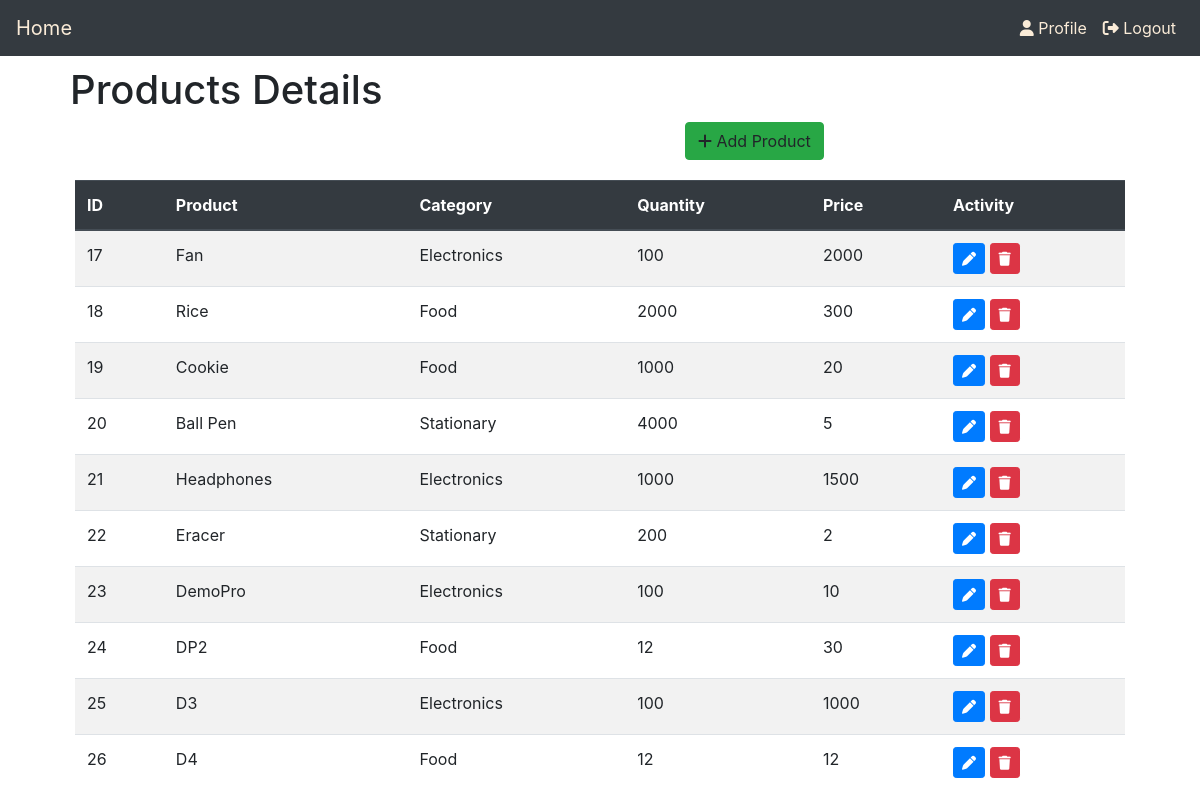
/products/ (signed in), run on the app's committed database.
### dashboard/models.py (models this page shows, shortened)
class Product(models.Model):
    name = models.CharField(max_length=100, null=True)
    quantity = models.PositiveIntegerField(null=True)
    category = models.CharField(max_length=50, choices=CATEGORY, null=True)
    unit_price = models.IntegerField(null=True)

### dashboard/views.py (the view)
# urls.py: path('products/', views.products, name='dashboard-products'),
@login_required(login_url='user-login')
def products(request):
    products = Product.objects.all()
    if request.method == 'POST':
        form = ProductForm(request.POST)
        if form.is_valid():
            form.save()
            product_name = form.cleaned_data.get('name')
            messages.success(request, f'{product_name} has been added')
            return redirect('dashboard-products')
    else:
        form = ProductForm()
    context = {
        'product': products,
        'form': form,
    }
    return render(request, 'dashboard/products.html', context)

### templates/dashboard/products.html (shortened to what this page needs)
{% extends 'partials/base.html' %}
{% load static %}
{% load crispy_forms_tags %}
{% block content %}
<html lang="en">
<head>
    <link rel="stylesheet" href="https://cdn.jsdelivr.net/npm/bootstrap@4.6.2/dist/css/bootstrap.min.css"
>
</head>
<body>
    <div class="container">
        <h1 style="padding: 10px;">
            Products Details
            <a class="btn btn-success" data-target="#addProduct" data-toggle="modal" style="margin-left: 615px;"><i
                    class="fa-solid fa-plus"></i>
                Add Product</a>
        </h1>
        <div class="col">
            <table class="table table-striped">
                <thead class="thead-dark">
                    <tr>
                        <th scope="col">ID</th>
                        <th scope="col">Product</th>
                        <th scope="col">Category</th>
                        <th scope="col">Quantity</th>
                        <th scope="col">Price</th>
                        <th scope="col">Activity</th>
                    </tr>
                </thead>
                <tbody>
                    {% for product in product %}
                    <tr>
                        <td>{{ product.id }}</td>
                        <td>{{ product.name }}</td>
                        <td>{{ product.category }}</td>
                        <td>{{ product.quantity }}</td>
                        <td>{{ product.unit_price }}</td>
                        <td>
                            <a class="btn btn-primary btn-sm" href="{% url 'dashboard-products-edit' product.id %}"><i
                                    class="fa-solid fa-pen"></i></a>
                            <a class="btn btn-danger btn-sm" href="{% url 'dashboard-products-delete' product.id %}"><i
                                    class="fa-solid fa-trash"></i></a>
                        </td>
                    </tr>
                    {% endfor %}
                </tbody>
            </table>
        </div>
    </div>
</body>
</html>
{% endblock %}

### templates/partials/base.html (shortened to what this page needs)
{% load static %}
<!doctype html>
<html lang="en">
<head>
    <link rel="stylesheet" href="https://cdn.jsdelivr.net/npm/bootstrap@4.6.0/dist/css/bootstrap.min.css"
>
    <link rel="stylesheet" href="https://use.fontawesome.com/releases/v5.15.2/css/all.css"
>
    <link rel="stylesheet" href="{% static 'style.css' %}">
</head>
<body>
    {% include 'partials/nav.html' %}
    <div class="container">
        {% block content %}
        {% endblock %}
    </div>
</body>
</html>

### templates/partials/nav.html (shortened to what this page needs)
<!doctype html>
<html lang="en">
<head>
    <link rel="stylesheet" href="https://cdn.jsdelivr.net/npm/bootstrap@4.3.1/dist/css/bootstrap.min.css"
>
</head>
<body>
    <nav class="navbar navbar-expand-lg navbar-light bg-dark">
        {% if user.is_authenticated %}
        <a class="navbar-brand" style="color: antiquewhite;" href="{% url 'dashboard-index' %}">Home</a>
        <div class="collapse navbar-collapse" id="navbarNavAltMarkup">
            <ul class="navbar-nav ml-auto">
                <li class="nav-item active">
                    <a class="nav-link" style="color: antiquewhite;" href="{% url 'user-profile' %}"><i class="fa-solid fa-user"></i> Profile</a>
                </li>
                <li class="nav-item">
                    <a class="nav-link" style="color: antiquewhite;" href="{% url 'user-logout' %}"><i class="fa-solid fa-right-from-bracket"></i> Logout</a>
                </li>
            </ul>
        {% endif %}
    </nav>
</body>
</html>

### static/style.css (style rules this page uses)
body { background: rgba(255, 255, 255, 0.692); }

### data on the page
Product: id "17", name "Fan", category "Electronics", quantity "100", unit_price "2000"
Product: id "18", name "Rice", category "Food", quantity "2000", unit_price "300"
Product: id "19", name "Cookie", category "Food", quantity "1000", unit_price "20"
Product: id "20", name "Ball Pen", category "Stationary", quantity "4000", unit_price "5"
Product: id "21", name "Headphones", category "Electronics", quantity "1000", unit_price "1500"
Product: id "22", name "Eracer", category "Stationary", quantity "200", unit_price "2"
Product: id "23", name "DemoPro", category "Electronics", quantity "100", unit_price "10"
Product: id "24", name "DP2", category "Food", quantity "12", unit_price "30"
Product: id "25", name "D3", category "Electronics", quantity "100", unit_price "1000"
Product: id "26", name "D4", category "Food", quantity "12", unit_price "12"
